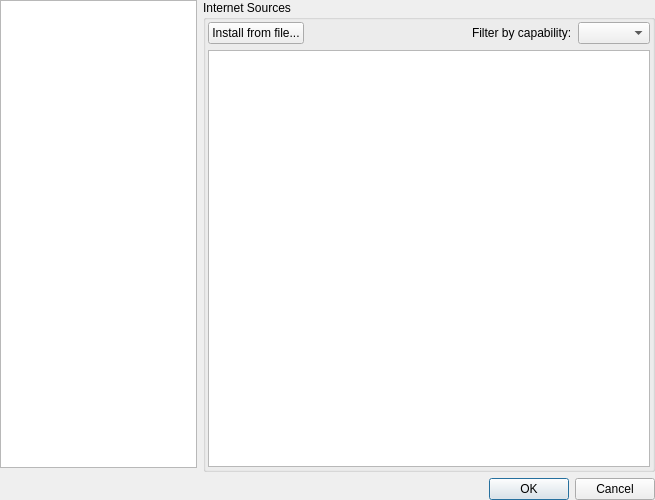
<?xml version="1.0" encoding="UTF-8"?>
<ui version="4.0">
 <class>StackedSettingsDialog</class>
 <widget class="QDialog" name="StackedSettingsDialog">
  <property name="geometry">
   <rect>
    <x>0</x>
    <y>0</y>
    <width>655</width>
    <height>500</height>
   </rect>
  </property>
  <property name="windowTitle">
   <string>Tomahawk Settings</string>
  </property>
  <layout class="QVBoxLayout" name="verticalLayout_12">
   <property name="margin">
    <number>0</number>
   </property>
   <item>
    <layout class="QHBoxLayout" name="horizontalLayout">
     <item>
      <layout class="QVBoxLayout" name="verticalLayout">
       <item>
        <widget class="QListWidget" name="listWidget">
         <property name="focusPolicy">
          <enum>Qt::NoFocus</enum>
         </property>
         <property name="frameShape">
          <enum>QFrame::StyledPanel</enum>
         </property>
         <property name="frameShadow">
          <enum>QFrame::Sunken</enum>
         </property>
         <property name="verticalScrollBarPolicy">
          <enum>Qt::ScrollBarAlwaysOff</enum>
         </property>
         <property name="horizontalScrollBarPolicy">
          <enum>Qt::ScrollBarAlwaysOff</enum>
         </property>
         <property name="autoScroll">
          <bool>true</bool>
         </property>
         <property name="iconSize">
          <size>
           <width>32</width>
           <height>32</height>
          </size>
         </property>
         <property name="movement">
          <enum>QListView::Static</enum>
         </property>
         <property name="resizeMode">
          <enum>QListView::Adjust</enum>
         </property>
         <property name="layoutMode">
          <enum>QListView::Batched</enum>
         </property>
         <property name="spacing">
          <number>1</number>
         </property>
         <property name="viewMode">
          <enum>QListView::IconMode</enum>
         </property>
        </widget>
       </item>
       <item>
        <spacer name="verticalSpacer_3">
         <property name="orientation">
          <enum>Qt::Vertical</enum>
         </property>
         <property name="sizeType">
          <enum>QSizePolicy::Fixed</enum>
         </property>
         <property name="sizeHint" stdset="0">
          <size>
           <width>1</width>
           <height>4</height>
          </size>
         </property>
        </spacer>
       </item>
      </layout>
     </item>
     <item>
      <widget class="QStackedWidget" name="stackedWidget">
       <property name="currentIndex">
        <number>0</number>
       </property>
       <widget class="QWidget" name="accountsPage">
        <layout class="QVBoxLayout" name="verticalLayout_11">
         <property name="margin">
          <number>0</number>
         </property>
         <item>
          <widget class="QGroupBox" name="groupBox_4">
           <property name="title">
            <string>Internet Sources</string>
           </property>
           <layout class="QVBoxLayout" name="verticalLayout_8">
            <property name="margin">
             <number>2</number>
            </property>
            <item>
             <layout class="QHBoxLayout" name="horizontalLayout_2">
              <item>
               <widget class="QPushButton" name="installFromFileBtn">
                <property name="text">
                 <string>Install from file...</string>
                </property>
               </widget>
              </item>
              <item>
               <spacer name="horizontalSpacer">
                <property name="orientation">
                 <enum>Qt::Horizontal</enum>
                </property>
                <property name="sizeHint" stdset="0">
                 <size>
                  <width>40</width>
                  <height>20</height>
                 </size>
                </property>
               </spacer>
              </item>
              <item>
               <widget class="QLabel" name="label">
                <property name="text">
                 <string>Filter by capability:</string>
                </property>
               </widget>
              </item>
              <item>
               <widget class="QComboBox" name="accountsFilterCombo"/>
              </item>
             </layout>
            </item>
            <item>
             <widget class="QListView" name="accountsView"/>
            </item>
           </layout>
          </widget>
         </item>
        </layout>
       </widget>
       <widget class="QWidget" name="scannerPage">
        <layout class="QVBoxLayout" name="verticalLayout_5">
         <property name="margin">
          <number>0</number>
         </property>
         <item>
          <widget class="QGroupBox" name="groupBox_2">
           <property name="title">
            <string>Local Music Information</string>
           </property>
           <layout class="QVBoxLayout" name="verticalLayout_17">
            <item>
             <layout class="QVBoxLayout" name="verticalLayout_4">
              <item>
               <widget class="QLabel" name="label_5">
                <property name="text">
                 <string>Path to scan for music files:</string>
                </property>
               </widget>
              </item>
              <item>
               <widget class="CheckDirTree" name="dirTree"/>
              </item>
             </layout>
            </item>
            <item>
             <layout class="QVBoxLayout" name="verticalLayout_16">
              <item>
               <widget class="QCheckBox" name="enableEchonestCatalog">
                <property name="toolTip">
                 <string>The Echo Nest supports keeping track of your catalog metadata
 and using it to craft personalized radios. Enabling this option
 will allow you (and all your friends) to create automatic playlists
 and stations based on your personal taste profile.</string>
                </property>
                <property name="text">
                 <string>Upload collection list to The Echo Nest to enable user radio</string>
                </property>
               </widget>
              </item>
              <item>
               <widget class="QCheckBox" name="checkBoxWatchForChanges">
                <property name="sizePolicy">
                 <sizepolicy hsizetype="Fixed" vsizetype="Fixed">
                  <horstretch>0</horstretch>
                  <verstretch>0</verstretch>
                 </sizepolicy>
                </property>
                <property name="text">
                 <string>Watch for changes</string>
                </property>
               </widget>
              </item>
              <item>
               <layout class="QHBoxLayout" name="horizontalLayout_7">
                <item>
                 <widget class="QLabel" name="scanTimeLabel">
                  <property name="text">
                   <string>Time between scans, in seconds:</string>
                  </property>
                 </widget>
                </item>
                <item>
                 <widget class="QSpinBox" name="scannerTimeSpinBox">
                  <property name="minimum">
                   <number>60</number>
                  </property>
                  <property name="maximum">
                   <number>999999999</number>
                  </property>
                 </widget>
                </item>
               </layout>
              </item>
             </layout>
            </item>
           </layout>
          </widget>
         </item>
        </layout>
       </widget>
       <widget class="QWidget" name="lastfmPage">
        <layout class="QVBoxLayout" name="verticalLayout_7">
         <property name="margin">
          <number>0</number>
         </property>
         <item>
          <widget class="QGroupBox" name="groupBox">
           <property name="title">
            <string>Now Playing Information</string>
           </property>
           <layout class="QVBoxLayout" name="verticalLayout_15">
            <item>
             <widget class="QLabel" name="label_6">
              <property name="text">
               <string>Applications to update with currently playing track:</string>
              </property>
             </widget>
            </item>
            <item>
             <layout class="QHBoxLayout" name="horizontalLayout_3">
              <item>
               <layout class="QVBoxLayout" name="verticalLayout_6">
                <item>
                 <widget class="QCheckBox" name="checkBoxEnableAdium">
                  <property name="text">
                   <string>Adium</string>
                  </property>
                 </widget>
                </item>
                <item>
                 <spacer name="verticalSpacer_2">
                  <property name="orientation">
                   <enum>Qt::Vertical</enum>
                  </property>
                  <property name="sizeHint" stdset="0">
                   <size>
                    <width>20</width>
                    <height>40</height>
                   </size>
                  </property>
                 </spacer>
                </item>
               </layout>
              </item>
              <item>
               <layout class="QVBoxLayout" name="verticalLayout_2">
                <item>
                 <widget class="QCheckBox" name="checkBoxEnableLastfm">
                  <property name="layoutDirection">
                   <enum>Qt::LeftToRight</enum>
                  </property>
                  <property name="text">
                   <string>Scrobble tracks to Last.fm</string>
                  </property>
                 </widget>
                </item>
                <item>
                 <layout class="QGridLayout" name="gridLayout_3">
                  <item row="0" column="0">
                   <widget class="QLabel" name="label_3">
                    <property name="text">
                     <string>Username:</string>
                    </property>
                   </widget>
                  </item>
                  <item row="0" column="1">
                   <widget class="QLineEdit" name="lineEditLastfmUsername"/>
                  </item>
                  <item row="1" column="0">
                   <widget class="QLabel" name="label_4">
                    <property name="text">
                     <string>Password:</string>
                    </property>
                   </widget>
                  </item>
                  <item row="1" column="1">
                   <widget class="QLineEdit" name="lineEditLastfmPassword">
                    <property name="echoMode">
                     <enum>QLineEdit::Password</enum>
                    </property>
                   </widget>
                  </item>
                 </layout>
                </item>
                <item>
                 <widget class="QPushButton" name="pushButtonTestLastfmLogin">
                  <property name="text">
                   <string>Test Login</string>
                  </property>
                 </widget>
                </item>
                <item>
                 <spacer name="verticalSpacer">
                  <property name="orientation">
                   <enum>Qt::Vertical</enum>
                  </property>
                  <property name="sizeHint" stdset="0">
                   <size>
                    <width>20</width>
                    <height>40</height>
                   </size>
                  </property>
                 </spacer>
                </item>
               </layout>
              </item>
             </layout>
            </item>
           </layout>
          </widget>
         </item>
        </layout>
       </widget>
       <widget class="QWidget" name="advancedPage">
        <layout class="QVBoxLayout" name="verticalLayout_3">
         <property name="margin">
          <number>0</number>
         </property>
         <item>
          <widget class="QGroupBox" name="groupBoxNetworkAdvanced">
           <property name="sizePolicy">
            <sizepolicy hsizetype="Preferred" vsizetype="Preferred">
             <horstretch>0</horstretch>
             <verstretch>0</verstretch>
            </sizepolicy>
           </property>
           <property name="title">
            <string>Advanced Network Settings</string>
           </property>
           <layout class="QVBoxLayout" name="verticalLayout_13">
            <property name="margin">
             <number>2</number>
            </property>
            <item>
             <layout class="QVBoxLayout" name="staticSettingsLayout">
              <item>
               <layout class="QHBoxLayout" name="staticPreferredLayout"/>
              </item>
              <item>
               <widget class="QLabel" name="staticHostNamePortLabel">
                <property name="sizePolicy">
                 <sizepolicy hsizetype="Preferred" vsizetype="Fixed">
                  <horstretch>0</horstretch>
                  <verstretch>0</verstretch>
                 </sizepolicy>
                </property>
                <property name="text">
                 <string>If you're having difficulty connecting to peers, try setting this to your external IP address/host name and a port number (default 50210). Make sure to forward that port to this machine!</string>
                </property>
                <property name="wordWrap">
                 <bool>true</bool>
                </property>
               </widget>
              </item>
              <item>
               <layout class="QHBoxLayout" name="staticHostNamePortLayout">
                <item>
                 <widget class="QLabel" name="staticHostNameLabel">
                  <property name="sizePolicy">
                   <sizepolicy hsizetype="Preferred" vsizetype="Fixed">
                    <horstretch>0</horstretch>
                    <verstretch>0</verstretch>
                   </sizepolicy>
                  </property>
                  <property name="text">
                   <string>Static Host Name:</string>
                  </property>
                 </widget>
                </item>
                <item>
                 <widget class="QLineEdit" name="staticHostName"/>
                </item>
                <item>
                 <widget class="QLabel" name="staticPortLabel">
                  <property name="sizePolicy">
                   <sizepolicy hsizetype="Preferred" vsizetype="Fixed">
                    <horstretch>0</horstretch>
                    <verstretch>0</verstretch>
                   </sizepolicy>
                  </property>
                  <property name="text">
                   <string>Static Port:</string>
                  </property>
                 </widget>
                </item>
                <item>
                 <widget class="QSpinBox" name="staticPort">
                  <property name="maximum">
                   <number>65535</number>
                  </property>
                  <property name="value">
                   <number>50210</number>
                  </property>
                 </widget>
                </item>
               </layout>
              </item>
              <item>
               <widget class="QCheckBox" name="checkBoxStaticPreferred">
                <property name="layoutDirection">
                 <enum>Qt::RightToLeft</enum>
                </property>
                <property name="text">
                 <string>Always use static host name/port? (Overrides UPnP discovery/port forwarding)</string>
                </property>
               </widget>
              </item>
             </layout>
            </item>
            <item>
             <layout class="QHBoxLayout" name="proxySettingsHLayout">
              <item>
               <spacer name="proxySettingsLeftSpacer">
                <property name="orientation">
                 <enum>Qt::Horizontal</enum>
                </property>
                <property name="sizeHint" stdset="0">
                 <size>
                  <width>40</width>
                  <height>20</height>
                 </size>
                </property>
               </spacer>
              </item>
              <item>
               <widget class="QPushButton" name="proxyButton">
                <property name="text">
                 <string>Proxy Settings...</string>
                </property>
               </widget>
              </item>
              <item>
               <spacer name="proxySettingsRightSpacer">
                <property name="orientation">
                 <enum>Qt::Horizontal</enum>
                </property>
                <property name="sizeHint" stdset="0">
                 <size>
                  <width>40</width>
                  <height>20</height>
                 </size>
                </property>
               </spacer>
              </item>
             </layout>
            </item>
            <item>
             <spacer name="verticalSpacer_5">
              <property name="orientation">
               <enum>Qt::Vertical</enum>
              </property>
              <property name="sizeHint" stdset="0">
               <size>
                <width>20</width>
                <height>40</height>
               </size>
              </property>
             </spacer>
            </item>
            <item>
             <widget class="QCheckBox" name="checkBoxReporter">
              <property name="layoutDirection">
               <enum>Qt::RightToLeft</enum>
              </property>
              <property name="text">
               <string>Send reports after Tomahawk crashed</string>
              </property>
              <property name="checked">
               <bool>true</bool>
              </property>
             </widget>
            </item>
            <item>
             <widget class="QCheckBox" name="checkBoxHttp">
              <property name="layoutDirection">
               <enum>Qt::RightToLeft</enum>
              </property>
              <property name="text">
               <string>Playdar HTTP API</string>
              </property>
              <property name="checked">
               <bool>true</bool>
              </property>
             </widget>
            </item>
            <item>
             <widget class="QCheckBox" name="checkBoxUpnp">
              <property name="layoutDirection">
               <enum>Qt::RightToLeft</enum>
              </property>
              <property name="text">
               <string>Use UPnP to establish port forward</string>
              </property>
              <property name="checked">
               <bool>true</bool>
              </property>
             </widget>
            </item>
           </layout>
          </widget>
         </item>
        </layout>
       </widget>
      </widget>
     </item>
    </layout>
   </item>
   <item>
    <widget class="QDialogButtonBox" name="buttonBox">
     <property name="orientation">
      <enum>Qt::Horizontal</enum>
     </property>
     <property name="standardButtons">
      <set>QDialogButtonBox::Cancel|QDialogButtonBox::Ok</set>
     </property>
    </widget>
   </item>
  </layout>
 </widget>
 <customwidgets>
  <customwidget>
   <class>CheckDirTree</class>
   <extends>QTreeView</extends>
   <header location="global">widgets/checkdirtree.h</header>
  </customwidget>
 </customwidgets>
 <resources/>
 <connections>
  <connection>
   <sender>buttonBox</sender>
   <signal>accepted()</signal>
   <receiver>StackedSettingsDialog</receiver>
   <slot>accept()</slot>
   <hints>
    <hint type="sourcelabel">
     <x>222</x>
     <y>347</y>
    </hint>
    <hint type="destinationlabel">
     <x>157</x>
     <y>274</y>
    </hint>
   </hints>
  </connection>
  <connection>
   <sender>buttonBox</sender>
   <signal>rejected()</signal>
   <receiver>StackedSettingsDialog</receiver>
   <slot>reject()</slot>
   <hints>
    <hint type="sourcelabel">
     <x>290</x>
     <y>353</y>
    </hint>
    <hint type="destinationlabel">
     <x>286</x>
     <y>274</y>
    </hint>
   </hints>
  </connection>
 </connections>
</ui>
